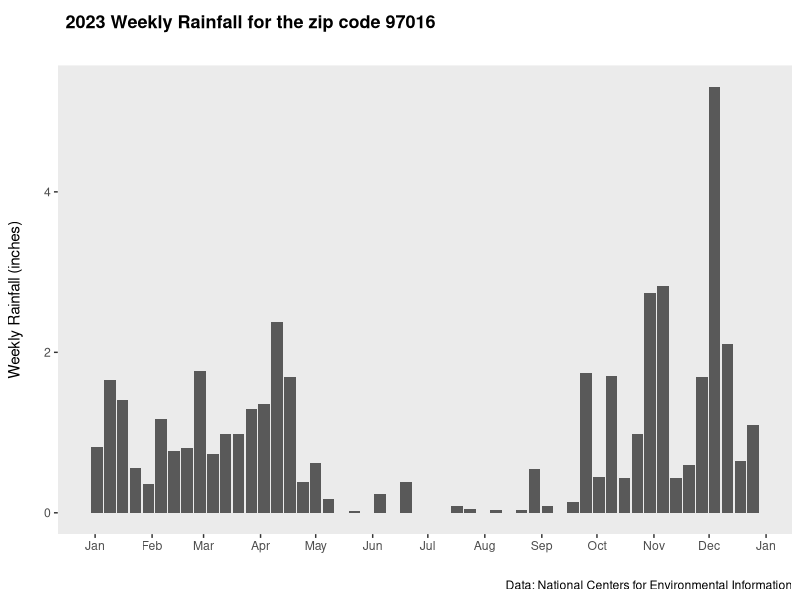
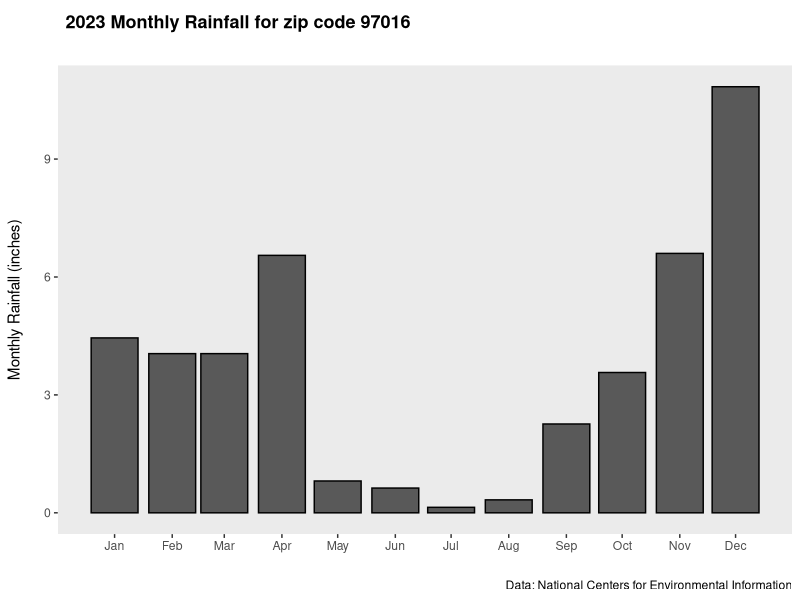
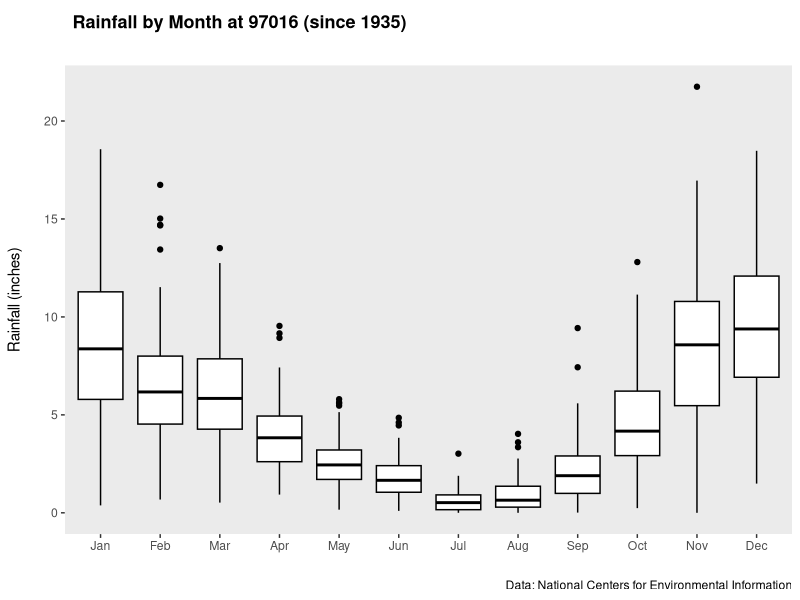
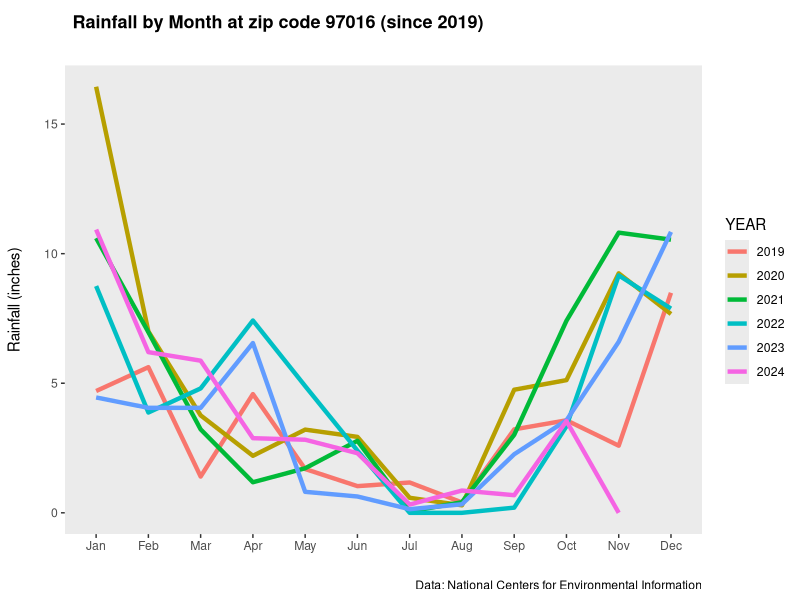
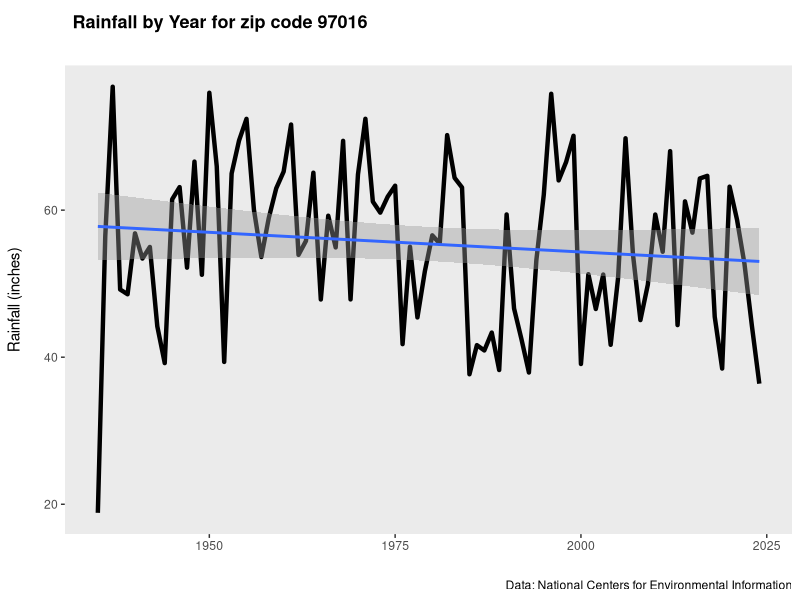
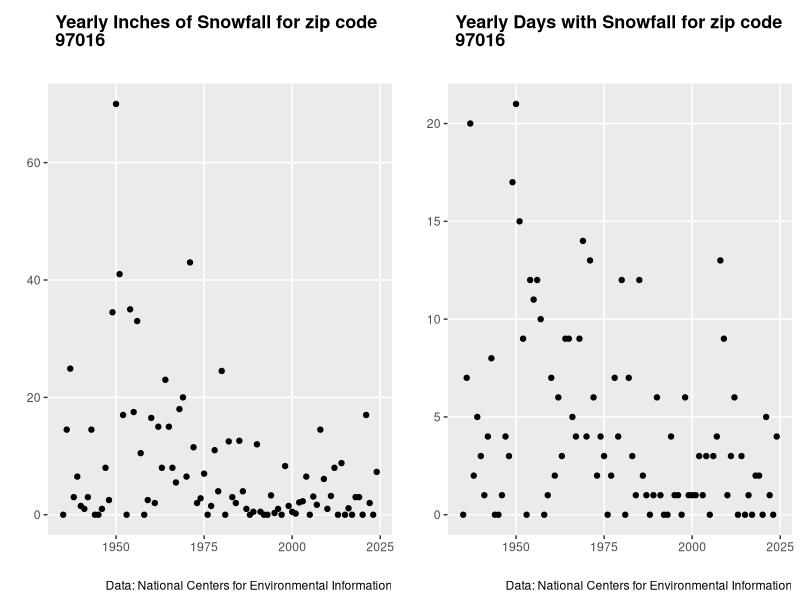
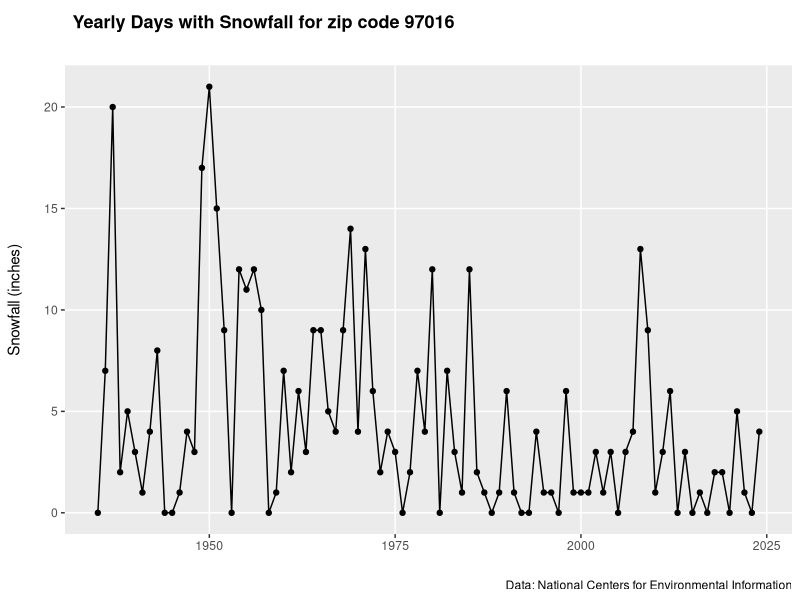

The R script that drew these images, in order:
## ---- chunk 1
library(cowplot)   # arranging multiple plots in one space
library(ggtext)    # element_textbox_simple
# library(ggthemes)  # border around plots, no longer available in latest R version
library(formattable) # percent format, maybe use for tables later
library(kableExtra) # printing tables to PDF
library(lubridate) # year, month, yday
library(tidyverse) # read_csv and pipes

# GET DATA from https://www.climate.gov/maps-data/dataset/past-weather-zip-code-data-table
# The following file has PRCP and SNOW data, although SNWD could potentially be added
csv_data <- read_csv('data/97016_1909_2024_prec.csv') 
 # PRCP = precipitation
 # SNOW = snowfall
 # SNWD = snow depth

# What are the weather stations, by date, in the data?
# optional analysis
# csv_data2 <- csv_data %>%
#   group_by(STATION, NAME) %>%
#   filter(grepl("text", NAME)) %>% # contains
#   summarise('min_date' = min(DATE)
#         	, 'max_date' = max(DATE)) 

# Apply any filters, if necessary, after analyzing the data
csv_data <- csv_data %>%
  filter(STATION == 'USC00351643')

## ---- chunk 2
# Rain Data

# Set a variable for the latest year
LATEST_YEAR <- '2023'

# extract year, month, day from the date
rain_weekly_2020 <- csv_data %>%
  mutate(YEAR = year(DATE),WEEK=ifelse(week(DATE)==53,52,week(DATE))) %>% # in some years, such as 2019, the 53rd week causes issues, in order to plot the graph with "months" on the axis, I append 53 to 52
  filter(YEAR == LATEST_YEAR & PRCP > 0) %>%
  select(YEAR,WEEK,PRCP)%>%
  group_by(YEAR,WEEK) %>%
  summarise(RAINFALL = sum(PRCP)) %>%
  mutate(RAIN_DATE = as.Date(paste(YEAR,WEEK,1),"%Y%U %u"))

rain_monthly_2020 <- csv_data %>%
  mutate(MONTH = floor_date(DATE, unit = 'month')) %>%
  filter(PRCP > 0 & year(DATE) == LATEST_YEAR) %>%
  # select(MONTH,PRCP,SNOW,SNWD) %>%
  select(MONTH,PRCP,SNOW) %>%
  group_by(MONTH) %>%
  summarise(RAINFALL = sum(PRCP)) 

rain_monthly <- csv_data %>%
  filter(is.na(PRCP) == FALSE) %>%
  mutate(YEAR = year(DATE), MONTH = month(DATE)
         ,MONTH_ABB = month.abb[MONTH]) %>%
  select(YEAR,MONTH,MONTH_ABB,RAINFALL=PRCP) %>%
  group_by(YEAR,MONTH,MONTH_ABB) %>%
  summarise(sum(RAINFALL))

rain_yearly <- csv_data %>%
  filter(is.na(PRCP) == FALSE) %>%
  mutate(YEAR = year(DATE)) %>%
  select(YEAR,RAINFALL=PRCP) %>%
  group_by(YEAR) %>%
  summarise(sum(RAINFALL))
  
rain_daily_2020 <- csv_data %>%
  mutate(MONTH = floor_date(DATE, unit = 'month')) %>%
  filter(year(DATE) == LATEST_YEAR) %>%
  select(DATE,MONTH,RAINFALL=PRCP) 

# Snow Data
snowfall <- csv_data %>%
  filter(is.na(SNOW) == FALSE) %>%
  mutate(MONTH = floor_date(DATE, unit = 'month')
         ,YEAR = year(DATE)) %>%
  select(DATE,MONTH,YEAR,SNOW)

snow_inches_per_year <- snowfall %>%
  select(YEAR,SNOW) %>%
  group_by(YEAR) %>%
  tally(sum(SNOW))

snow_days_per_year <- snowfall %>%
  select(YEAR,SNOW) %>%
  group_by(YEAR) %>%
  tally(SNOW > 0)

# snowdepth <- csv_data %>%
#   mutate(MONTH = floor_date(DATE, unit = 'month')
#          ,YEAR = year(DATE)) %>%
#   select(DATE,MONTH,YEAR,SNWD)

# snowdepth_days_per_year <- snowdepth %>%
#   select(YEAR,SNWD) %>%
#   group_by(YEAR) %>%
#   tally(SNWD > 0)
## ---- chunk 3
ggplot() +
  geom_col(data=rain_weekly_2020,mapping = aes(x=RAIN_DATE, y=RAINFALL))+
  scale_x_date(date_labels = "%b", breaks = "month") +
  # theme_economist_white() + #theme_minimal() + # No longer in latest R version
  theme( plot.title.position = "panel"
          ,plot.title = element_textbox_simple(
            size = 13,
            lineheight = 1,
            padding = margin(5.5, 5.5, 5.5, 5.5),
            margin = margin(0, 0, 5.5, 0))
         ,panel.grid.major = element_blank()
         ,panel.grid.minor = element_blank()
         #,plot.margin = margin(5,5,5,5)
         ) +
   ggtitle("<b>2023 Weekly Rainfall for the zip code 97016</b>   <br><span style = 'font-size:14pt'>") +
  labs(caption = "Data: National Centers for Environmental Information") +
  xlab('') +
  ylab('Weekly Rainfall (inches)\n')
## ---- chunk 4
ggplot() +
  geom_col(data=rain_monthly_2020, mapping = aes(x=MONTH, y=RAINFALL)
           ,color='black') +
  scale_x_date(date_labels = "%b", breaks = "month") +
  # theme_economist_white() + #theme_minimal() + # no longer in latest version of R
  theme( plot.title.position = "panel"
         ,plot.title = element_textbox_simple(
           size = 13,
           lineheight = 1,
           padding = margin(5.5, 5.5, 5.5, 5.5),
           margin = margin(0, 0, 5.5, 0))
         ,panel.grid.major = element_blank()
         ,panel.grid.minor = element_blank()
         #,plot.margin = margin(5,5,5,10)
         ,legend.title = element_blank()
         ) +
   ggtitle("<b>2023 Monthly Rainfall for zip code 97016</b>   <br><span style = 'font-size:14pt'>") +
  labs(caption = "Data: National Centers for Environmental Information") +
  xlab('') +
  ylab('Monthly Rainfall (inches)\n')
## ---- chunk 5
ggplot() +
  geom_boxplot(data=rain_monthly
               , mapping = aes(x=reorder(MONTH_ABB,MONTH), y=`sum(RAINFALL)`, group=MONTH_ABB)
               , color='black') +
  #scale_x_date(date_labels = "%b", breaks = "month") +
  # theme_economist_white() + #theme_minimal() + # no longer in latest R version
  theme( plot.title.position = "panel"
         ,plot.title = element_textbox_simple(
           size = 13,
           lineheight = 1,
           padding = margin(5.5, 5.5, 5.5, 5.5),
           margin = margin(0, 0, 5.5, 0))
         ,panel.grid.major = element_blank()
         ,panel.grid.minor = element_blank()
         #,plot.margin = margin(5,5,5,10)
         ,legend.title = element_blank()
         ) +
  ggtitle("<b>Rainfall by Month at 97016 (since 1935) </b>   <br><span style = 'font-size:14pt'>"
  ) +
  labs(caption = "Data: National Centers for Environmental Information") +
  xlab('') +
  ylab('Rainfall (inches)\n') 
## ---- chunk 6
last5years <- as.integer(LATEST_YEAR) - 4

ggplot() +
  geom_line(rain_monthly %>% filter(YEAR >= last5years) %>% mutate(YEAR = as.character(YEAR))
            , mapping = aes(x=reorder(MONTH_ABB,MONTH),y=`sum(RAINFALL)`
                            , group = YEAR, color = YEAR), size = 1.5) +
  # theme_economist_white() + # no longer in latest R version 
  theme( plot.title.position = "panel"
         ,plot.title = element_textbox_simple(
           size = 13,
           lineheight = 1,
           padding = margin(5.5, 5.5, 5.5, 5.5),
           margin = margin(0, 0, 5.5, 0))
         ,panel.grid.major = element_blank()
         ,panel.grid.minor = element_blank()
         #,plot.margin = margin(5,5,5,10)
         #,legend.title = element_blank()
         ) +
  ggtitle("<b>Rainfall by Month at zip code 97016 (since 2019) </b>   <br><span style = 'font-size:14pt'>"
  ) +
  labs(caption = "Data: National Centers for Environmental Information") +
  xlab('') +
  ylab('Rainfall (inches)\n') 
## ---- chunk 7
ggplot(rain_yearly 
            , mapping = aes(x=YEAR,y=`sum(RAINFALL)`)) +
  geom_line(size = 1.5) +
  geom_smooth(method = "lm") +
  # theme_economist_white() + # no longer in this version of R
  theme( plot.title.position = "panel"
         ,plot.title = element_textbox_simple(
           size = 13,
           lineheight = 1,
           padding = margin(5.5, 5.5, 5.5, 5.5),
           margin = margin(0, 0, 5.5, 0))
         ,panel.grid.major = element_blank()
         ,panel.grid.minor = element_blank()
         #,plot.margin = margin(5,5,5,10)
         #,legend.title = element_blank()
         ) +
  ggtitle("<b>Rainfall by Year for zip code 97016</b>   <br><span style = 'font-size:14pt'>"
  ) +
  labs(caption = "Data: National Centers for Environmental Information") +
  xlab('') +
  ylab('Rainfall (inches)\n')
## ---- chunk 8
plot_snow_inches <- ggplot() +
  geom_point(data=snow_inches_per_year, mapping = aes(x=YEAR, y=n),color='black') +
  # theme_economist_white() + # no longer in this version of R 
  theme( plot.title.position = "panel"
         ,plot.title = element_textbox_simple(
           size = 13,
           lineheight = 1,
           padding = margin(5.5, 5.5, 5.5, 5.5),
           margin = margin(0, 0, 5.5, 0))
         #,panel.grid.major = element_blank()
         ,panel.grid.minor = element_blank()
         #,plot.margin = margin(5,5,5,10)
         ,legend.title = element_blank()
         ) +
  ggtitle("<b>Yearly Inches of Snowfall for zip code 97016</b>   <br><span style = 'font-size:14pt'>") +
  labs(caption = "Data: National Centers for Environmental Information") +
  xlab('') +
  ylab('')

plot_snow_days <- ggplot() +
  geom_point(data=snow_days_per_year, mapping = aes(x=YEAR, y=n),color='black') +
  # theme_economist_white() + #theme_minimal() + # no longer in this version of R 
  theme( plot.title.position = "panel"
         ,plot.title = element_textbox_simple(
           size = 13,
           lineheight = 1,
           padding = margin(5.5, 5.5, 5.5, 5.5),
           margin = margin(0, 0, 5.5, 0))
         #,panel.grid.major = element_blank()
         ,panel.grid.minor = element_blank()
         #,plot.margin = margin(5,5,5,10)
         ,legend.title = element_blank()
         ) +
  ggtitle("<b>Yearly Days with Snowfall for zip code 97016</b>   <br><span style = 'font-size:14pt'>") +
  labs(caption = "Data: National Centers for Environmental Information") +
  xlab('') +
  ylab('')

plot_grid(plot_snow_inches, plot_snow_days)

## ---- chunk 9
ggplot() +
  geom_line(data=snow_days_per_year, mapping = aes(x=YEAR, y=n)
           ,color='black') +
  geom_point(data=snow_days_per_year, mapping = aes(x=YEAR, y=n)
            ,color='black') +
  #scale_x_date(date_labels = "%b", breaks = "month") +
  # theme_economist_white() + #theme_minimal() + # no longer in this version of R 
  theme( plot.title.position = "panel"
         ,plot.title = element_textbox_simple(
           size = 13,
           lineheight = 1,
           padding = margin(5.5, 5.5, 5.5, 5.5),
           margin = margin(0, 0, 5.5, 0))
         #,panel.grid.major = element_blank()
         ,panel.grid.minor = element_blank()
         #,plot.margin = margin(5,5,5,10)
         ,legend.title = element_blank()
         ) +
  ggtitle("<b>Yearly Days with Snowfall for zip code 97016</b>   <br><span style = 'font-size:14pt'>") +
  labs(caption = "Data: National Centers for Environmental Information") +
  xlab('') +
  ylab('Snowfall (inches)\n')
## ---- chunk 10
# month/years it has snowed in the years of data
snow_months <- unique(snowfall %>%
  filter(SNOW > 0) %>%
  select(MONTH)) %>% 
  mutate(counter=1, month=month(MONTH,label=TRUE,abbr=FALSE)) %>%
  group_by(month) %>%
  tally(counter) %>%
  mutate('Percent of years that it snowed' = percent(n/length(unique(snowfall$YEAR)),1)) %>%
  select(Month = month,'Number of years with snow' = n,'Percent of years that it snowed')
kable(snow_months) %>% kable_styling() %>% 
  row_spec(0,bold=TRUE, color='black') %>% 
  column_spec(1:3, color='black')
# # month/years it has snowed since 2000
# snowfall_since_2000 <- snowfall %>% filter(YEAR >= 2000)
# snow_months_since2000 <- unique(snowfall %>%
#                         filter(SNOW > 0, YEAR >= 2000) %>%
#                         select(MONTH)) %>% 
#   mutate(counter=1, month=month(MONTH,label=TRUE,abbr=FALSE)) %>%
#   group_by(month) %>%
#   tally(counter) %>%
#   mutate(percent = percent(n/length(unique(snowfall_since_2000$YEAR)),2))
# snow_months_since2000
